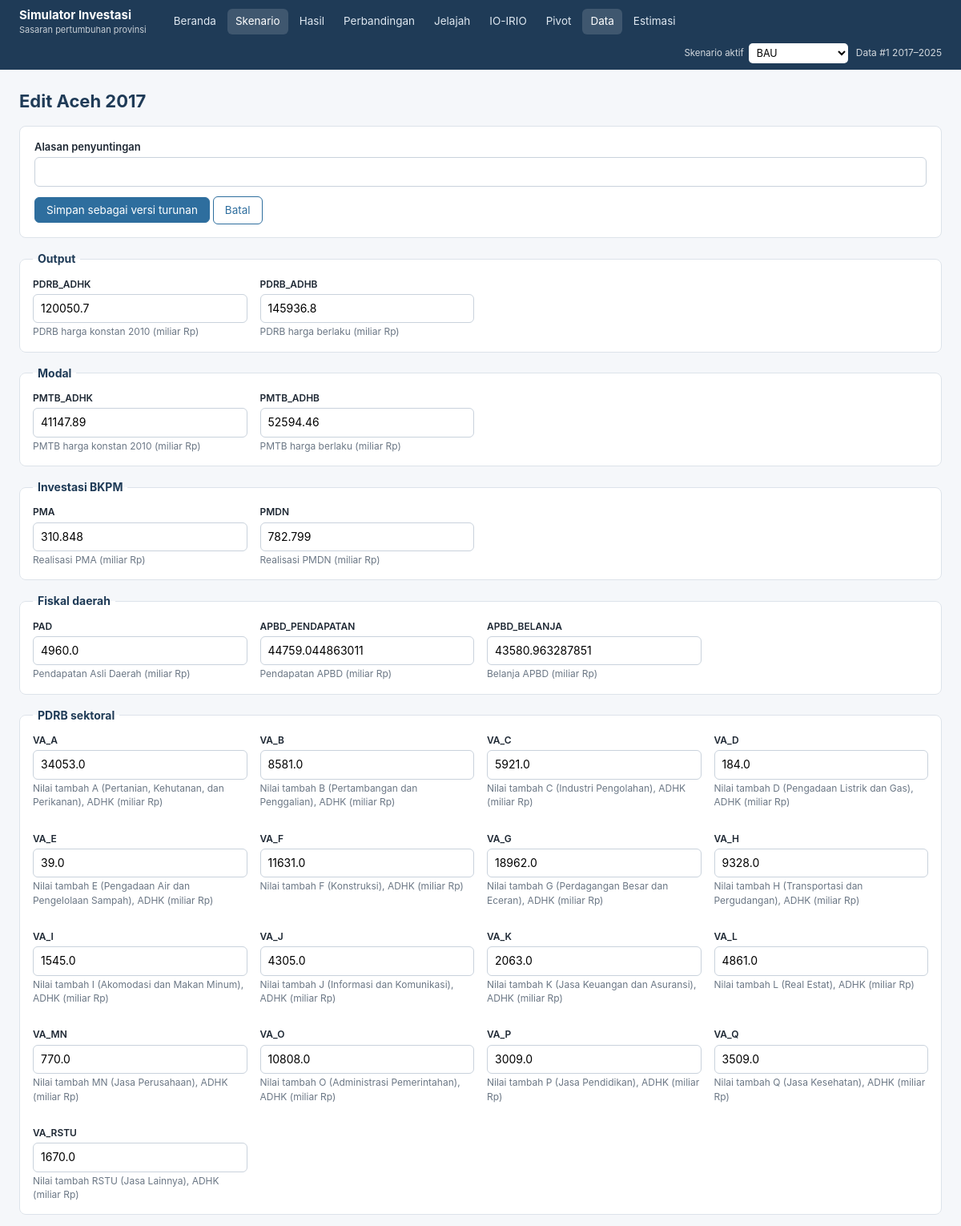
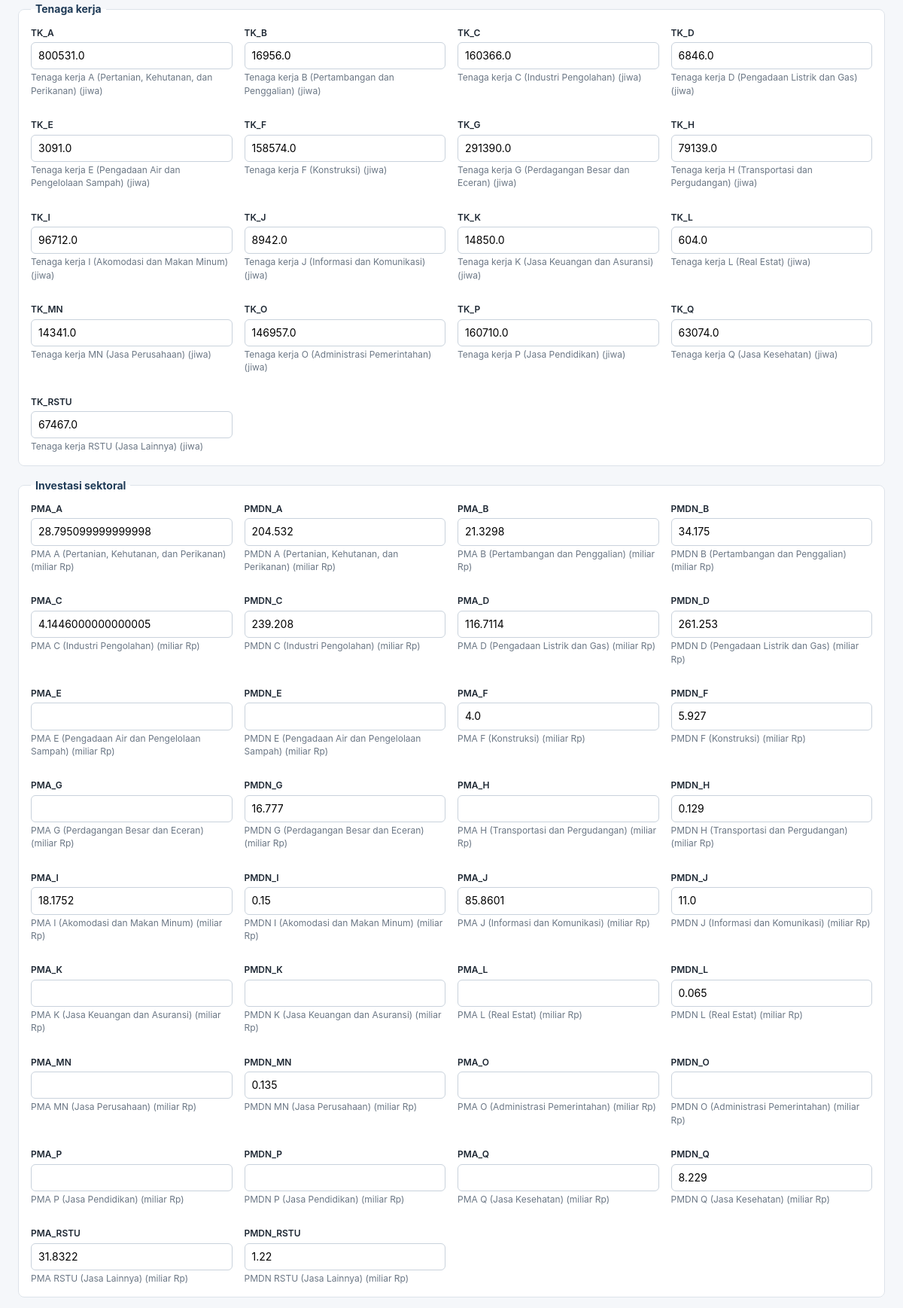
Page /data/1/edit/11/2017/ (upper part) on the committed database (2 pictures, top to bottom).
### datapanel/models.py (models this page shows, shortened)
class VersiData(models.Model):
    class Status(models.TextChoices):
        DRAF = "draf", "Draf (menunggu konfirmasi)"
        SIAP = "siap", "Siap dipakai"
        AKTIF = "aktif", "Aktif"
        ARSIP = "arsip", "Arsip"
        GAGAL = "gagal", "Gagal validasi"
    class Sumber(models.TextChoices):
        AWAL = "awal", "Dataset awal tim"
        UNGGAH = "unggah", "Unggahan baru"
        PEMBARUAN = "pembaruan", "Pembaruan atas versi lain"
        EDIT = "edit", "Suntingan manual"
    nama = models.CharField(max_length=120)
    keterangan = models.TextField(blank=True)
    sumber = models.CharField(max_length=12, choices=Sumber.choices, default=Sumber.UNGGAH)
    status = models.CharField(max_length=8, choices=Status.choices, default=Status.DRAF)
    induk = models.ForeignKey("self", null=True, blank=True, on_delete=models.SET_NULL,
                              related_name="turunan")
    berkas = models.FileField(upload_to="unggahan/%Y%m/", blank=True)
    nama_berkas = models.CharField(max_length=255, blank=True)
    opsi_pembersihan = models.JSONField(default=dict, blank=True)
    laporan = models.JSONField(default=list, blank=True)
    ringkasan = models.JSONField(default=dict, blank=True)
    tahun_awal = models.PositiveSmallIntegerField(null=True, blank=True)
    tahun_akhir = models.PositiveSmallIntegerField(null=True, blank=True)
    n_baris = models.PositiveIntegerField(default=0)
    pangsa_pemekaran = models.JSONField(default=dict, blank=True)
    dibuat = models.DateTimeField(auto_now_add=True)
    dibuat_oleh = models.ForeignKey(settings.AUTH_USER_MODEL, null=True, blank=True,
                                    on_delete=models.SET_NULL)
    class Meta:
        ordering = ["-dibuat"]
        verbose_name_plural = "versi data"
    @classmethod
    def aktif(cls):
        return cls.objects.filter(status=cls.Status.AKTIF).first()

### datapanel/views.py (the view, shortened to what this page needs)
# urls.py: path("<int:pk>/edit/<int:kode>/<int:tahun>/", views.sunting_observasi, name="sunting_observasi"),
def sunting_observasi(request, pk, kode, tahun):
    versi = get_object_or_404(VersiData, pk=pk)
    obs = Observasi.objects.filter(versi=versi, provinsi_id=kode, tahun=tahun).first()
    form = FormObservasi(request.POST or None, nilai=obs.nilai if obs else {})
    return render(request, "datapanel/sunting_observasi.html", {
        "versi": versi, "form": form, "kode": kode, "nama": NAMA_PROVINSI.get(kode), "tahun": tahun})

### datapanel/forms.py
class FormObservasi(forms.Form):
    def __init__(self, *args, nilai=None, **kwargs):
        super().__init__(*args, **kwargs)
        nilai = nilai or {}
        for v in V.DAFTAR:
            self.fields[v.kode] = forms.FloatField(
                label=v.label, required=False, initial=nilai.get(v.kode),
                help_text=v.satuan, widget=forms.NumberInput(attrs={"step": "any"}))
        self.fields["alasan"] = forms.CharField(max_length=200, label="Alasan penyuntingan")
    def kelompok(self):
        out = {}
        for v in V.DAFTAR:
            out.setdefault(v.grup, []).append(self[v.kode])
        return out.items()

### datapanel/context_processors.py (called while the page is built)
def versi_aktif(request):
    return {"versi_aktif": VersiData.aktif(), "nama_provinsi": _NAMA}

### simulasi/aktif.py (called while the page is built)
def ambil(request):
    pk = request.session.get(KUNCI)
    qs = Skenario.objects.filter(hasil__isnull=False).select_related("hasil", "versi_data")
    sk = qs.filter(pk=pk).first() if pk else None
    if sk is None:
        sk = qs.filter(kelompok=Skenario.Kelompok.BAWAAN, templat="P0").first() or qs.order_by("-diubah").first()
    return sk

def grup():
    semua = list(Skenario.objects.only("pk", "nama", "singkat", "kelompok", "templat", "status").order_by("templat", "nama"))
    return [("Default", [s for s in semua if s.kelompok == Skenario.Kelompok.BAWAAN]),
            ("Kustom", [s for s in semua if s.kelompok != Skenario.Kelompok.BAWAAN])]

### simulasi/context_processors.py (called while the page is built)
def skenario_aktif(request):
    if request.path.startswith(("/admin/", "/static/")):
        return {}
    return {"sk_aktif": aktif.ambil(request), "sk_grup": aktif.grup(),
            "di_hasil": bool(re.match(r"^/skenario/\d+/$", request.path))}

### simulasi/models.py (called while the page is built)
    @property
    def label(self):
        return self.singkat or self.nama

### simulator/akses.py (called while the page is built, shortened)
    def __call__(self, request):
        return self.get_response(request)

### templates/datapanel/sunting_observasi.html (shortened to what this page needs)
{% extends "base.html" %}
{% block isi %}
<h1>Edit {{ nama }} {{ tahun }}</h1>
<form method="post">
  <div class="kartu">
    <div class="bidang"><label>{{ form.alasan.label }}</label>{{ form.alasan }}{{ form.alasan.errors }}</div>
    <button class="btn" type="submit">Simpan sebagai versi turunan</button>
    <a class="btn garis" href="{% url 'datapanel:detail_versi' versi.pk %}">Batal</a>
  </div>
  {% for grup, fields in form.kelompok %}
  <fieldset>
    <legend>{{ grup }}</legend>
    <div class="grid g4">
      {% for f in fields %}
      <div class="bidang"><label class="kecil" for="{{ f.id_for_label }}">{{ f.name }}</label>{{ f }}<div class="bantuan">{{ f.label }} ({{ f.help_text }})</div>{{ f.errors }}</div>
      {% endfor %}
    </div>
  </fieldset>
  {% endfor %}
</form>
{% endblock %}

### templates/base.html (shortened to what this page needs)
{% load static %}<!doctype html>
<html lang="id">
<head>
  <link rel="stylesheet" href="{% static 'vendor/leaflet/leaflet.css' %}">
  <link rel="stylesheet" href="{% static 'css/app.css' %}">
</head>
<body>
<header class="atas">
  <a class="merek" href="{% url 'beranda' %}">Simulator Investasi<small>Sasaran pertumbuhan provinsi</small></a>
  {% with p=request.path %}
  <nav>
    <a href="{% url 'beranda' %}" class="{% if p == '/' %}aktif{% endif %}">Beranda</a>
    <a href="{% url 'simulasi:daftar' %}" class="{% if p == '/skenario/' or '/edit/' in p or '/baru/' in p or '/asumsi/' in p %}aktif{% endif %}">Skenario</a>
    <a href="{% url 'simulasi:hasil_aktif' %}" class="{% if di_hasil %}aktif{% endif %}">Hasil</a>
    <a href="{% url 'simulasi:bandingkan' %}" class="{% if 'bandingkan' in p %}aktif{% endif %}">Perbandingan</a>
    <a href="{% url 'datapanel:penjelajah' %}" class="{% if '/jelajah/' in p %}aktif{% endif %}">Jelajah</a>
    <a href="{% url 'io:beranda' %}" class="{% if p|slice:':4' == '/io/' %}aktif{% endif %}">IO-IRIO</a>
    <a href="{% url 'pivot' %}" class="{% if p|slice:':7' == '/pivot/' %}aktif{% endif %}">Pivot</a>
    <a href="{% url 'datapanel:daftar_versi' %}" class="{% if '/data/' in p and '/jelajah/' not in p %}aktif{% endif %}">Data</a>
    <a href="{% url 'estimasi:daftar' %}" class="{% if '/estimasi/' in p %}aktif{% endif %}">Estimasi</a>
  </nav>
  {% endwith %}
  <div class="versi">
    {% if sk_grup %}
    <form class="pilih-aktif" method="post" action="{% url 'simulasi:aktif' %}">{% csrf_token %}
      <label for="pilih-skenario-aktif">Skenario aktif</label>
      <select id="pilih-skenario-aktif" name="pk" onchange="this.form.submit()">
        {% for judul, daftar in sk_grup %}{% if daftar %}<optgroup label="{{ judul }}">
          {% for s in daftar %}<option value="{{ s.pk }}" {% if sk_aktif and s.pk == sk_aktif.pk %}selected{% endif %} >{{ s.label }}</option>{% endfor %}
        </optgroup>{% endif %}{% endfor %}
      </select>
    </form>
    {% endif %}
    <span class="data-aktif">{% if versi_aktif %}Data <a style="color:#fff" href="{% url 'datapanel:detail_versi' versi_aktif.pk %}">#{{ versi_aktif.pk }} {{ versi_aktif.tahun_awal }}–{{ versi_aktif.tahun_akhir }}</a>{% else %}Belum ada data aktif{% endif %}</span>
  </div>
</header>
<main>
  {% block isi %}{% endblock %}
</main>
</body>
</html>

### static/css/app.css (style rules this page uses)
:root { --biru: #1f3b57; --biru-2: #2e6e9e; --biru-muda: #e8f0f7; --hijau: #2e8b57; --merah: #c0392b; --kuning: #f2c94c; --abu: #6b7785; --garis: #dde3ea; --latar: #f5f7fa; --radius: 8px; }
* { box-sizing: border-box; }
body { margin: 0; font-family: -apple-system, 'Segoe UI', Roboto, 'Helvetica Neue', Arial, sans-serif; font-size: 14px; color: #1d2733; background: var(--latar); line-height: 1.45; }
a { color: var(--biru-2); text-decoration: none; }
header.atas { background: var(--biru); color: #fff; display: flex; align-items: center; gap: 8px 24px; flex-wrap: wrap; padding: 8px 24px; min-height: 56px; position: sticky; top: 0; z-index: 2000; }
header.atas .merek { font-weight: 700; font-size: 15px; color: #fff; white-space: nowrap; }
header.atas .merek small { display: block; font-weight: 400; font-size: 11px; opacity: 0.75; }
header.atas nav { display: flex; gap: 4px; flex-wrap: wrap; }
header.atas nav a { color: #dfe8f1; padding: 6px 10px; white-space: nowrap; border-radius: 6px; font-size: 13.5px; }
header.atas nav a.aktif, header.atas nav a:hover { background: rgba(255, 255, 255, 0.14); color: #fff; text-decoration: none; }
header.atas .versi { margin-left: auto; font-size: 12px; white-space: nowrap; display: flex; align-items: center; gap: 10px; }
header.atas .versi .data-aktif { opacity: 0.8; }
header.atas .pilih-aktif { display: flex; align-items: center; gap: 6px; margin: 0; }
header.atas .pilih-aktif label { margin: 0; font-weight: 400; font-size: 11.5px; opacity: 0.8; }
header.atas .pilih-aktif select { width: auto; max-width: 230px; padding: 4px 6px; font-size: 12.5px; border: 0; border-radius: 5px; }
main { max-width: 1320px; margin: 0 auto; padding: 20px 24px 60px; }
h1 { font-size: 22px; margin: 4px 0 14px; color: var(--biru); }
.kartu { background: #fff; border: 1px solid var(--garis); border-radius: var(--radius); padding: 16px 18px; margin-bottom: 16px; }
.grid { display: grid; gap: 16px; }
.g4 { grid-template-columns: repeat(4, minmax(0, 1fr)); }
.btn { display: inline-block; border: 1px solid var(--biru-2); background: var(--biru-2); color: #fff; padding: 7px 14px; border-radius: 6px; font-size: 13.5px; cursor: pointer; text-decoration: none; font-family: inherit; }
.btn.garis { background: #fff; color: var(--biru-2); }
form .bidang { margin-bottom: 12px; }
form label { display: block; font-weight: 600; font-size: 13px; margin-bottom: 4px; }
form .bantuan, .bantuan { font-size: 12px; color: var(--abu); margin-top: 2px; }
input[type='text'], input[type='number'], input[type='file'], select, textarea { width: 100%; padding: 7px 9px; border: 1px solid #c9d2dc; border-radius: 6px; font: inherit; background: #fff; }
fieldset { border: 1px solid var(--garis); border-radius: var(--radius); padding: 12px 16px 4px; margin: 0 0 16px; background: #fff; }
legend { font-weight: 700; color: var(--biru); padding: 0 6px; }
.kecil { font-size: 12px; }

### rows in the picture
VersiData: pk "1", tahun_awal "2017", tahun_akhir "2025"

### other values in the picture
{{ nama }} "Aceh"
{{ tahun }} "2017"
{{ grup }} "Output" "Modal" "Investasi BKPM" "Fiskal daerah" "PDRB sektoral" "Tenaga kerja" "Investasi sektoral"
{{ f.name }} "PDRB_ADHK" "PDRB_ADHB" "PMTB_ADHK" "PMTB_ADHB" "PMA" "PMDN" "PAD" "APBD_PENDAPATAN" "APBD_BELANJA" "VA_A" "VA_B" "VA_C" "VA_D" "VA_E" "VA_F" "VA_G" "VA_H" "VA_I" "VA_J" "VA_K" "VA_L" "VA_MN" "VA_O" "VA_P" "VA_Q" "VA_RSTU" "TK_A" "TK_B" "TK_C" "TK_D" "TK_E" "TK_F" "TK_G" "TK_H" "TK_I" "TK_J" "TK_K" "TK_L" "TK_MN" "TK_O" "TK_P" "TK_Q" "TK_RSTU" "PMA_A" "PMDN_A" "PMA_B" "PMDN_B" "PMA_C" "PMDN_C" "PMA_D" "PMDN_D" "PMA_E" "PMDN_E" "PMA_F" "PMDN_F" "PMA_G" "PMDN_G" "PMA_H" "PMDN_H" "PMA_I" "PMDN_I" "PMA_J" "PMDN_J" "PMA_K" "PMDN_K" "PMA_L" "PMDN_L" "PMA_MN" "PMDN_MN" "PMA_O" "PMDN_O" "PMA_P" "PMDN_P" "PMA_Q" "PMDN_Q" "PMA_RSTU" "PMDN_RSTU"
{{ f.label }} "PDRB harga konstan 2010" "PDRB harga berlaku" "PMTB harga konstan 2010" "PMTB harga berlaku" "Realisasi PMA" "Realisasi PMDN" "Pendapatan Asli Daerah" "Pendapatan APBD" "Belanja APBD" "Nilai tambah A (Pertanian, Kehutanan, dan Perikanan), ADHK" "Nilai tambah B (Pertambangan dan Penggalian), ADHK" "Nilai tambah C (Industri Pengolahan), ADHK" "Nilai tambah D (Pengadaan Listrik dan Gas), ADHK" "Nilai tambah E (Pengadaan Air dan Pengelolaan Sampah), ADHK" "Nilai tambah F (Konstruksi), ADHK" "Nilai tambah G (Perdagangan Besar dan Eceran), ADHK" "Nilai tambah H (Transportasi dan Pergudangan), ADHK" "Nilai tambah I (Akomodasi dan Makan Minum), ADHK" "Nilai tambah J (Informasi dan Komunikasi), ADHK" "Nilai tambah K (Jasa Keuangan dan Asuransi), ADHK" "Nilai tambah L (Real Estat), ADHK" "Nilai tambah MN (Jasa Perusahaan), ADHK" "Nilai tambah O (Administrasi Pemerintahan), ADHK" "Nilai tambah P (Jasa Pendidikan), ADHK" "Nilai tambah Q (Jasa Kesehatan), ADHK" "Nilai tambah RSTU (Jasa Lainnya), ADHK" "Tenaga kerja A (Pertanian, Kehutanan, dan Perikanan)" "Tenaga kerja B (Pertambangan dan Penggalian)" "Tenaga kerja C (Industri Pengolahan)" "Tenaga kerja D (Pengadaan Listrik dan Gas)" "Tenaga kerja E (Pengadaan Air dan Pengelolaan Sampah)" "Tenaga kerja F (Konstruksi)" "Tenaga kerja G (Perdagangan Besar dan Eceran)" "Tenaga kerja H (Transportasi dan Pergudangan)" "Tenaga kerja I (Akomodasi dan Makan Minum)" "Tenaga kerja J (Informasi dan Komunikasi)" "Tenaga kerja K (Jasa Keuangan dan Asuransi)" "Tenaga kerja L (Real Estat)" "Tenaga kerja MN (Jasa Perusahaan)" "Tenaga kerja O (Administrasi Pemerintahan)" "Tenaga kerja P (Jasa Pendidikan)" "Tenaga kerja Q (Jasa Kesehatan)" "Tenaga kerja RSTU (Jasa Lainnya)" "PMA A (Pertanian, Kehutanan, dan Perikanan)" "PMDN A (Pertanian, Kehutanan, dan Perikanan)" "PMA B (Pertambangan dan Penggalian)" "PMDN B (Pertambangan dan Penggalian)" "PMA C (Industri Pengolahan)" "PMDN C (Industri Pengolahan)" "PMA D (Pengadaan Listrik dan Gas)" "PMDN D (Pengadaan Listrik dan Gas)" "PMA E (Pengadaan Air dan Pengelolaan Sampah)" "PMDN E (Pengadaan Air dan Pengelolaan Sampah)" "PMA F (Konstruksi)" "PMDN F (Konstruksi)" "PMA G (Perdagangan Besar dan Eceran)" "PMDN G (Perdagangan Besar dan Eceran)" "PMA H (Transportasi dan Pergudangan)" "PMDN H (Transportasi dan Pergudangan)" "PMA I (Akomodasi dan Makan Minum)" "PMDN I (Akomodasi dan Makan Minum)" "PMA J (Informasi dan Komunikasi)" "PMDN J (Informasi dan Komunikasi)" "PMA K (Jasa Keuangan dan Asuransi)" "PMDN K (Jasa Keuangan dan Asuransi)" "PMA L (Real Estat)" "PMDN L (Real Estat)" "PMA MN (Jasa Perusahaan)" "PMDN MN (Jasa Perusahaan)" "PMA O (Administrasi Pemerintahan)" "PMDN O (Administrasi Pemerintahan)" "PMA P (Jasa Pendidikan)" "PMDN P (Jasa Pendidikan)" "PMA Q (Jasa Kesehatan)" "PMDN Q (Jasa Kesehatan)" "PMA RSTU (Jasa Lainnya)" "PMDN RSTU (Jasa Lainnya)"
{{ f.help_text }} "miliar Rp" "miliar Rp" "miliar Rp" "miliar Rp" "miliar Rp" "miliar Rp" "miliar Rp" "miliar Rp" "miliar Rp" "miliar Rp" "miliar Rp" "miliar Rp" "miliar Rp" "miliar Rp" "miliar Rp" "miliar Rp" "miliar Rp" "miliar Rp" "miliar Rp" "miliar Rp" "miliar Rp" "miliar Rp" "miliar Rp" "miliar Rp" "miliar Rp" "miliar Rp" "jiwa" "jiwa" "jiwa" "jiwa" "jiwa" "jiwa" "jiwa" "jiwa" "jiwa" "jiwa" "jiwa" "jiwa" "jiwa" "jiwa" "jiwa" "jiwa" "jiwa" "miliar Rp" "miliar Rp" "miliar Rp" "miliar Rp" "miliar Rp" "miliar Rp" "miliar Rp" "miliar Rp" "miliar Rp" "miliar Rp" "miliar Rp" "miliar Rp" "miliar Rp" "miliar Rp" "miliar Rp" "miliar Rp" "miliar Rp" "miliar Rp" "miliar Rp" "miliar Rp" "miliar Rp" "miliar Rp" "miliar Rp" "miliar Rp" "miliar Rp" "miliar Rp" "miliar Rp" "miliar Rp" "miliar Rp" "miliar Rp" "miliar Rp" "miliar Rp" "miliar Rp" "miliar Rp"
form field pk "BAU"
